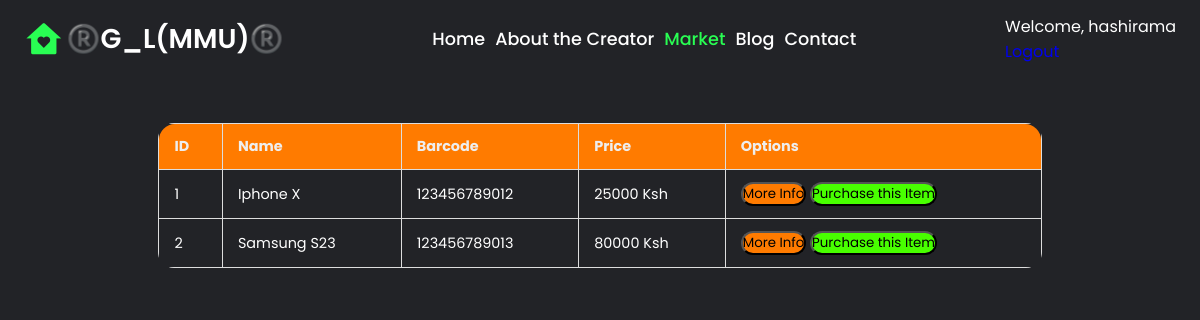
The app's page /market (signed in) with its own data.
### market/models.py (models this page shows, shortened)
class User(db.Model, UserMixin):
    id = db.Column(db.Integer(), primary_key=True)
    username = db.Column(db.String(length=30), nullable=False, unique=True)
    email_address = db.Column(db.String(length=58), nullable=False, unique=True)
    pass_hash = db.Column(db.String(length=60), nullable=False)
    budget = db.Column(db.Integer(), nullable=False, default=1000)
    items = db.relationship('Item', backref='owned_user', lazy=True)
    @property
    def password(self):
        return self.password

class Item(db.Model):
    id = db.Column(db.Integer(), primary_key=True)
    name = db.Column(db.String(length=30), nullable=False, unique=True)
    price = db.Column(db.Integer(), nullable=False)
    barcode = db.Column(db.String(length=12), nullable=False, unique=True)
    description = db.Column(db.String(length=1024), nullable=False, unique=True)
    owner = db.Column(db.Integer(), db.ForeignKey('user.id'))

### market/routes.py (the view)
@app.route("/market")
def market_page():
    items = Item.query.all()
    return render_template('market.html', items=items)

### market/models.py (called while the page is built)
@login_manager.user_loader
def load_user(user_id):
    return User.query.get(int(user_id))

### market/templates/market.html (shortened to what this page needs)
<!DOCTYPE html>
<html lang="en">
<head>
    <link rel="stylesheet" href="{{ url_for('static', filename='css/styles.css') }}">
    <link href="https://cdn.jsdelivr.net/npm/remixicon@4.5.0/fonts/remixicon.css" rel="stylesheet"/>
    <link rel="stylesheet" href="https://unpkg.com/boxicons@latest/css/boxicons.min.css">
</head>
<body id="mrktb" class="mkrtbay">
    <header style="padding-bottom: 50px;">
        <a href="{{ url_for('home_page') }}" class="logo"><i class="ri-home-heart-fill"></i><span>®️G_L(MMU)®️</span> </a>
        <ul class="navbar">
            <li><a href="{{ url_for('home_page') }}" >Home</a> </li>
            <li><a href="{{ url_for('about_page') }}">About the Creator</a></li>
            <li><a href="{{ url_for('market_page') }}"class="active">Market</a></li>
            <li><a href="{{ url_for('blog_page') }}">Blog</a></li>
            <li><a href="{{ url_for('contact_page') }}"> Contact</a></li>
        </ul>
        {% if current_user.is_authenticated %}
            <ul class="navbar-nav">
                <li class="nav-item">
                    <a class="nav-market">Welcome, {{ current_user.username }}</a>
                </li>
                <li class="nav-item">
                    <a class="nav-link" href="#">Logout</a>
                </li>
            </ul>
          {% else %}
            <div class="main">
                <a href="{{ url_for('login_page') }}" class="user"><i class="ri-user-fill"></i>Sign In</a>
                <a href="{{ url_for('register_page') }}">Register</a>
                <div class="bx bx-menu" id="menu-icon"></div>
            </div>
          {% endif %}
    </header>
    <div class="tables">
        <div class="table-cont">
            <table class="cont-tables">
                <thead>
                    <tr class="table-hrow">
                        <th scope="col">ID</th>
                        <th scope="col">Name</th>
                        <th scope="col">Barcode</th>
                        <th scope="col">Price</th>
                        <th scope="col">Options</th>
                    </tr>
                </thead>
                <tbody>
                    {% for item in items %}
                        <tr id="tr12">
                            <td>{{ item.id }}</td>
                            <td>{{ item.name }}</td>
                            <td>{{ item.barcode }}</td>
                            <td>{{ item.price }} Ksh</td>
                            <td>
                                <button class="btn btn-outline btn-info" id="bt23">More Info</button>
                                <button class="btn btn-outline btn-success" id="bt24">Purchase this Item</button>
                            </td>
                        </tr>
                    {% endfor %}
                </tbody>
            </table>
        </div>
    </div>
</body>
</html>

### market/static/css/styles.css (style rules this page uses)
* { padding: 0; margin: 0; box-sizing: border-box; font-family: 'Poppins', sans-serif; text-decoration: none; list-style: none; }
:root { --bg-color: #222327; --text-color: #fff; --main-color: #29fd53; }
body { min-height: 100vh; min-width: 100%; background: var(--bg-color); color: var(--text-color); }
header { position: fixed; width: 100%; top: 0; right: 0; z-index: 1000; display: flex; align-items: center; justify-content: space-between; background: transparent; padding: 28px 12%; transition: all .50s ease; }
.logo { display: flex; align-items: center; }
.logo i { color: var(--main-color); font-size: 38px; margin-right: 3px; }
.logo span { color: var(--text-color); font-size: 1.7rem; font-weight: 600; }
.navbar { display: flex; }
.navbar a { color: var(--text-color); font-size: 1.1rem; font-weight: 500; padding: 5px 0; margin: 0px 30px; transition: all .50s ease; }
.navbar a.active { color: var(--main-color); }
@media (max-width: 1280px ) { header { padding: 14px 2%; transition: .2s; } }
@media (max-width: 1280px ) { .navbar a { padding: 5px 0; margin: 0px 5px; } }
.tables { margin-top: 50px; padding: 3rem; }
.table-cont { width: 100%; overflow-x: auto; }
.cont-tables { margin: 25px auto; font-size: 0.9rem; width: 80%; border-radius: 1rem; border-collapse: collapse; overflow: hidden; }
.cont-tables thead tr { background-color: #ff7b00; color: #eee; text-align: left; }
.cont-tables thead th:first-child { border-top-left-radius: 1rem; }
.cont-tables thead th:last-child { border-top-right-radius: 1rem; }
.cont-tables th, .cont-tables td { padding: 12px 15px; border: 1px solid #ddd; }
#bt23 { background-color: #ff7b00; border-radius: 1rem; }
#bt24 { background-color: rgb(72, 255, 0); border-radius: 1rem; }

### records on screen
User: username "hashirama"
Item: id "1", name "Iphone X", barcode "123456789012", price "25000"
Item: id "2", name "Samsung S23", barcode "123456789013", price "80000"
